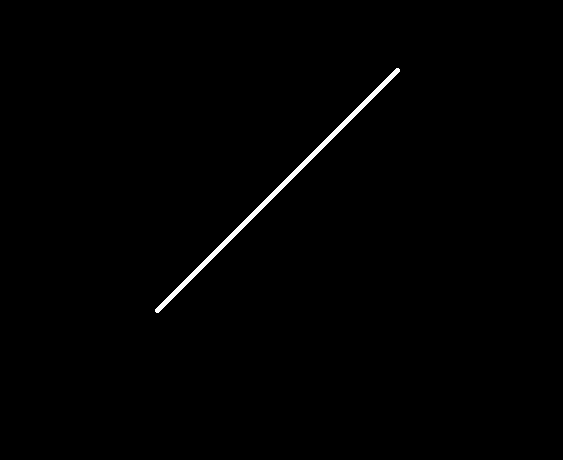
//> input picture media/line45.png, 563 x 460 px
$ ./problem6-5   (built with g++ and OpenCV 4)
//> lines starting //> are read from the running program, lines starting //| are printed output that depends on the picture; after the words box and inside, x2 and y2 are one past the last pixel; in counts of white or black regions, pixels touching at a corner belong together

#include <iostream>
#include <sstream>
#include "opencv2/core/core.hpp"
#include "opencv2/imgproc/imgproc.hpp"
#include "opencv2/video/background_segm.hpp"
#include "opencv2/highgui/highgui.hpp"

#pragma comment(lib, "opencv_core2411d.lib")
#pragma comment(lib, "opencv_highgui2411d.lib")
#pragma comment(lib, "opencv_imgproc2411d.lib")

using namespace std;
using namespace cv;

void main()
{
	Mat src = imread("../../media/line45.png");
//> src is the input picture: 460 rows x 563 cols, CV_8UC3; 0.66% white; 1 white region, box (x1, y1, x2, y2) and area: (155, 68, 400, 313) 1701
	cvtColor(src, src, CV_RGB2GRAY);
	//threshold(src, src, 10, 255, CV_THRESH_BINARY_INV);
	imshow("src", src);

	int arr[3] = { 3,5,9};
	for (int i = 0; i < 3; ++i)
	{
		Mat dst1;
		Sobel(src, dst1, CV_16S, 1, 0, arr[i]);
		convertScaleAbs(dst1, dst1);

		Mat dst2;
		Sobel(src, dst2, CV_16S, 0, 1, arr[i]);
		convertScaleAbs(dst2, dst2);

		double angle = 0;
		int cnt = 0;
		for (int y = 0; y < dst1.rows; ++y)
		{
			for (int x = 0; x < dst1.cols; ++x)
			{
				const int xx = dst1.at<unsigned char>(y, x);
				const int yy = dst2.at<unsigned char>(y, x);
				if ((xx > 0) && (yy > 0))
				{
					angle += atan((float)yy / (float)xx);
					++cnt;
				}
			}
		}

		angle = angle / (double)cnt;

		cout << "num = " << i+1 << ", angle = " << angle << ", tan(angle) = " << tan(angle) << ", cnt = " << cnt << endl;
	}
//> this loop made 3 passes
//> cnt on passes 1 to 3: 1952, 3422, 5442
//| num = 1, angle = 0.785398, tan(angle) = 1, cnt = 1952
//| num = 2, angle = 0.785398, tan(angle) = 1, cnt = 3422
//| num = 3, angle = 0.785398, tan(angle) = 1, cnt = 5442
//> pass 1, `Sobel(src, dst1, CV_16S, 1, 0, arr[i]);`:
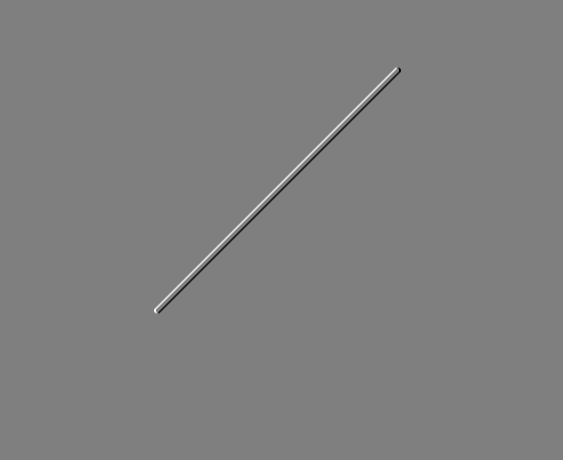
//> dst1: 460 rows x 563 cols, CV_16SC1; min -1020, max 1020, mean 0; drawn with min black and max white
//> pass 1, `convertScaleAbs(dst1, dst1);`:
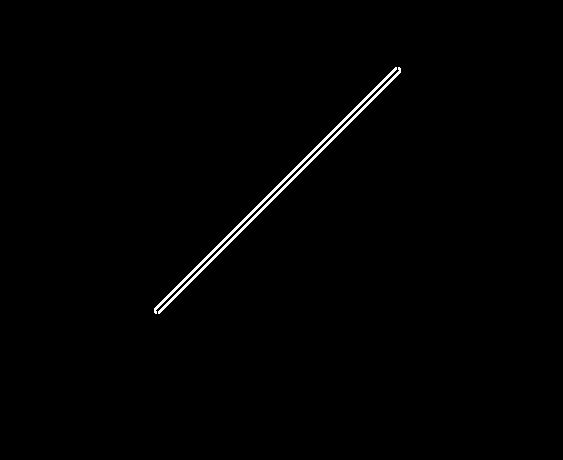
//> dst1: 460 rows x 563 cols, CV_8UC1; 0.76% white in thin lines or dots, all inside (x1, y1, x2, y2) = (154, 67, 401, 314)

	waitKey();
}
